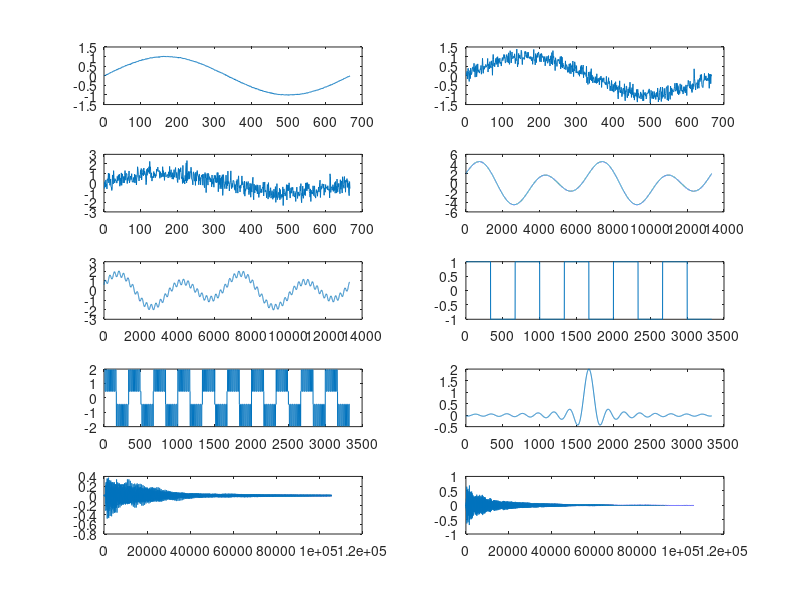
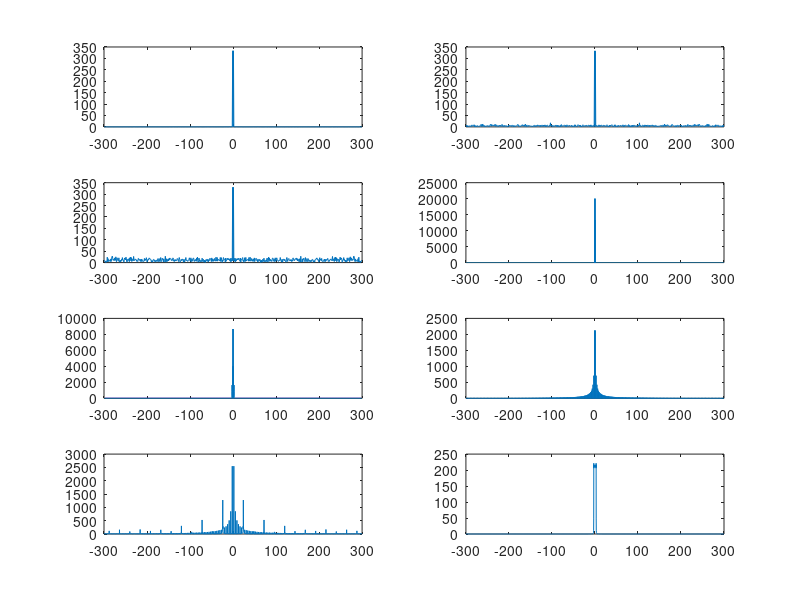
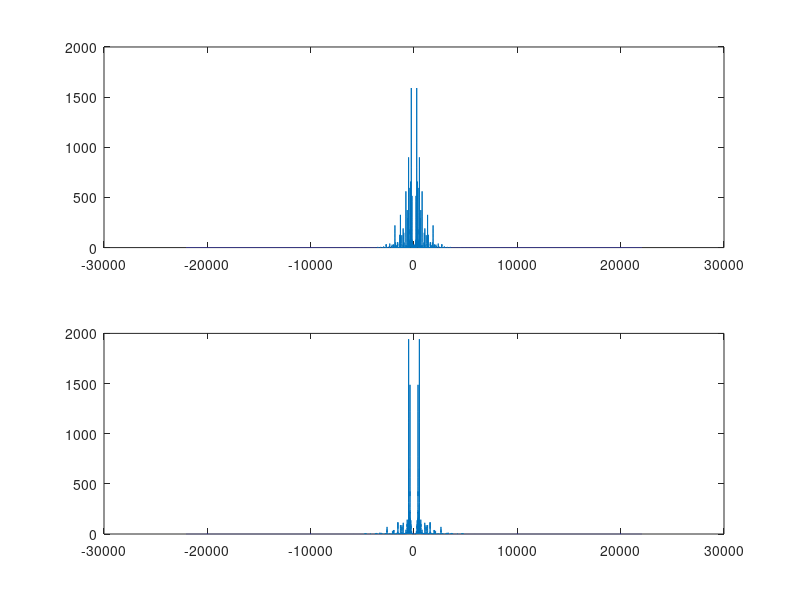

MATLAB code for these plots, in order:
load('signals.mat');


p1 = figure;
for i = 1:10
    varName = sprintf('s%d', i);
    currentValue = eval(varName);
    subplot (5, 2, i)
    plot(currentValue);
end

fs = 600;
p2 = figure;
for i = 1:8
    varName = sprintf('s%d', i);
    currentSignal = eval(varName);
    n = length(currentSignal);
    if(rem(n,2) == 0)
        fx = (-n/2 : n/2 - 1) * (fs/n);
    else
        fx = (-(n-1)/2 : (n-1)/2) * (fs/n);
    end
    subplot(4,2,i);
    plot(fx,abs(fftshift(fft(currentSignal))))
end

p3 = figure;
for i = 9:10
    varName = sprintf('s%d', i);
    currentSignal = eval(varName);
    fs = 44.1e3;
    n = length(currentSignal);
    if(rem(n,2) == 0)
        fx = (-n/2 : n/2 - 1) * (fs/n);
    else
        fx = (-(n-1)/2 : (n-1)/2) * (fs/n);
    end
    subplot(2,1,(i-8))
    plot(fx,abs(fftshift(fft(currentSignal))));
end